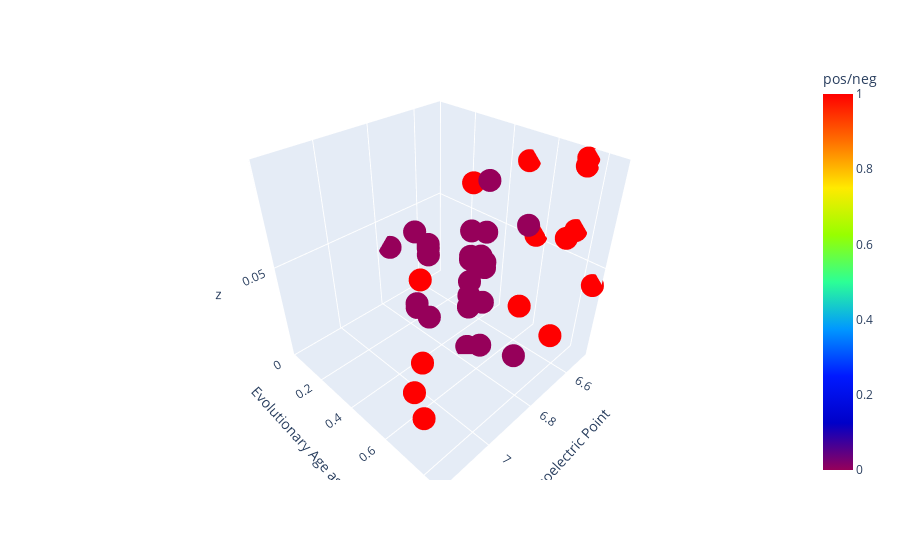

The cell this chart's notebook holds for it:
### Code cell
scatterplot3D_rand("Isoelectric Point", "Evolutionary Age as Pdel", "iso_point", "pdel")

### Figure 1 — Plotly figure (JSON) as saved in the notebook; plotly's stock layout.template omitted (floating-point values rounded to 4 significant figures)
{"data": [{"hovertemplate": "Isoelectric Point=%{x}<br>Evolutionary Age as Pdel=%{y}<br>z=%{z}<br>pos/neg=%{marker.color}<extra></extra>", "legendgroup": "", "marker": {"color": [1, 1, 1, 1, 1, 1, 1, 1, 1, 1, 1, 1, 1, 1, 0, 0, 0, 0, 0, 0, 0, 0, 0, 0, 0, 0, 0, 0, 0, 0, 0, 0, 0, 0, 0, 0, 0, 0, 0, 0], "coloraxis": "coloraxis", "symbol": "circle"}, "mode": "markers", "name": "", "scene": "scene", "showlegend": false, "type": "scatter3d", "x": [6.76, 7.15, 7.18, 7.15, 6.76, 7.15, 6.5, 6.55, 6.5, 6.5, 6.5, 6.5, 6.5, 6.55, 6.76, 6.76, 6.76, 6.76, 6.76, 6.76, 6.76, 6.76, 6.76, 6.76, 6.76, 6.76, 6.76, 6.76, 6.76, 6.76, 6.76, 6.76, 6.76, 6.71, 6.76, 6.76, 6.76, 6.76, 6.76, 6.76], "y": [0.5, 0.74, 0.74, 0.74, 0.74, 0.74, 0.74, 0.74, 0.74, 0.57, 0.5, 0.74, 0.85, 0.74, 0.5, 0.5, 0.5, 0.19, 0.27, 0.27, 0.5, 0.5, 0.19, 0.57, 0.57, 0.02, 0.5, 0.57, 0.57, 0.74, 0.27, 0.57, 0.57, 0.5, 0.5, 0.57, 0.5, 0.19, 0.27, 0.74], "z": [0.08807, 0.02089, 0.03821, 0.04946, 0.04318, 0.08381, 0.09216, 0.06255, 0.09547, 0.0529, 0.08634, 0.0634, 0.04117, 0.008648, 0.03366, 0.06684, 0.0414, 0.05173, 0.0489, 0.0469, 0.05295, 0.002953, 0.009301, 0.00902, 0.05262, 0.03469, 0.02715, 0.05533, 0.03436, 0.08048, 0.0432, 0.06957, 0.09164, 0.05147, 0.02723, 0.06957, 0.05454, 0.00681, 0.005717, 0.01558]}], "layout": {"coloraxis": {"colorbar": {"title": {"text": "pos/neg"}}, "colorscale": [[0, "rgb(150,0,90)"], [0.125, "rgb(0,0,200)"], [0.25, "rgb(0,25,255)"], [0.375, "rgb(0,152,255)"], [0.5, "rgb(44,255,150)"], [0.625, "rgb(151,255,0)"], [0.75, "rgb(255,234,0)"], [0.875, "rgb(255,111,0)"], [1, "rgb(255,0,0)"]]}, "legend": {"tracegroupgap": 0}, "margin": {"t": 60}, "scene": {"domain": {"x": [0, 1], "y": [0, 1]}, "xaxis": {"title": {"text": "Isoelectric Point"}}, "yaxis": {"title": {"text": "Evolutionary Age as Pdel"}}, "zaxis": {"title": {"text": "z"}}}}}
